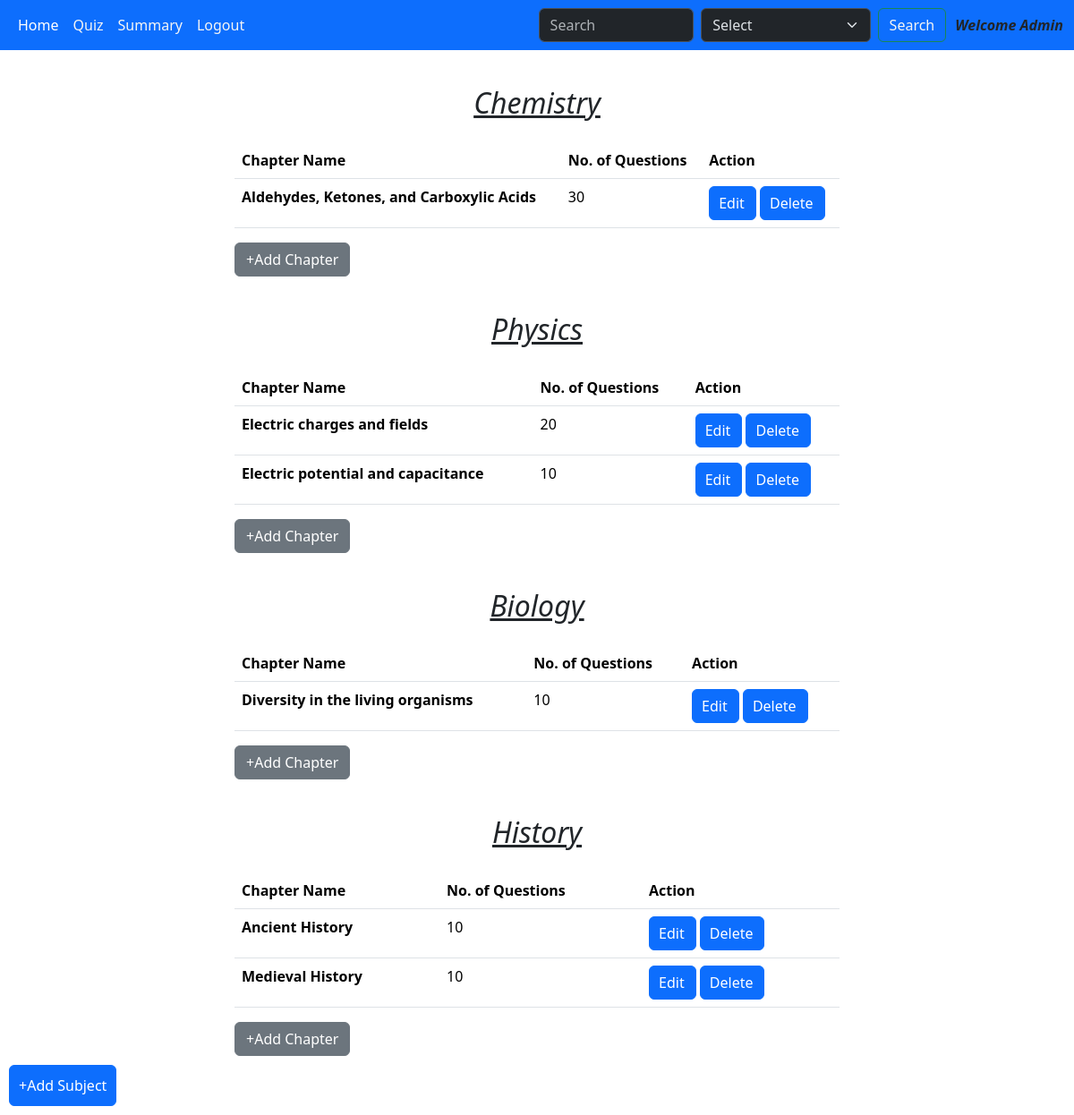
The page /admin on the database its author committed.
### models.py (models this page shows)
class Subject(db.Model):
    id = db.Column(db.Integer, primary_key = True)
    name = db.Column(db.String(120), nullable = False, unique = True)
    description = db.Column(db.String(120))
    chapters = db.relationship('Chapter', backref='subject')

class Chapter(db.Model):
    id = db.Column(db.Integer, primary_key = True)
    name = db.Column(db.String(120), nullable = False, unique = True)
    description = db.Column(db.String(120))
    sub_id = db.Column(db.Integer, db.ForeignKey('subject.id'), nullable = False)
    quizzes = db.Relationship('Quiz', backref = 'chapter')
    chapt_questions = db.Relationship('Questions', backref = 'chapter')

### app.py (the view)
@app.route('/admin', methods = ['GET', 'POST'])
def admin():
    sub_obj_list = Subject.query.all()
    return render_template('admin_dashboard.html', sub_obj_list = sub_obj_list)

### templates/admin_dashboard.html (shortened to what this page needs)
<!DOCTYPE html>
<html lang="en">
<head>
    <link rel="stylesheet" href="/static/style.css">
    <link href="https://cdn.jsdelivr.net/npm/bootstrap@5.3.3/dist/css/bootstrap.min.css"
    rel="stylesheet"
>
</head>
<body>
    <nav class="navbar navbar-expand-lg bg-primary" data-bs-theme="dark" >
        <div class="container-fluid">
          <div class="collapse navbar-collapse" id="navbarSupportedContent">
            <ul class="navbar-nav me-auto mb-2 mb-lg-0">
              <li class="nav-item">
                <a class="nav-link active" aria-current="page" href="/admin">Home</a>
              </li>
              <li class="nav-item">
                <a class="nav-link" href="/quiz_management" style="color:whitesmoke">Quiz</a>
              </li>
              <li class="nav-item dropdown">
                <a class="nav-link" href="/summary_admin" style="color:whitesmoke">
                  Summary
                </a>
              </li>
              <li class="nav-item">
                <a class="nav-link" style="color:whitesmoke" href="/logout">Logout</a>
              </li>
            </ul>
            <form class="d-flex" role="search" action="/search_admin">
              <input class="form-control me-2" type="search" placeholder="Search" aria-label="Search" name="search">
              <select class="form-select me-2" aria-label="Default select example" name="key">
                <option selected>Select</option>
              </select>
              <button class="btn btn-outline-success" type="submit" style="color:whitesmoke">Search</button>
            </form>
            <span style="text-align:center; margin-left:10px; font-style:italic; font-weight: 700;">Welcome Admin</span>
          </div>
        </div>
    </nav>
      {% if sub_obj_list|length > 0 %}
      {% for subject in sub_obj_list %}
      <div class="upcoming_quizes" style="width:700px">
        <div id="up_quizzes" style="text-align:center; margin-top:8px; font-style:oblique">
          <h2 style="margin:25px; text-decoration:underline;" >{{ subject.name }}</h2>
        </div>
        <div class="container-fluid" style="margin-top:5px;">
          <table class="table caption-top">
              <thead>
                <tr>
                  <th scope="col">Chapter Name</th>
                  <th scope="col">No. of Questions</th>
                  <th scope="col">Action</th>
                </tr>
              </thead>
              <tbody>
                {% for chapt in subject.chapters %}
                <tr>
                  <th scope="row">{{ chapt.name }}</th>
                  <td>{{ chapt.chapt_questions|length }}</td>
                  <td><a href="/edit_chapter/{{ chapt.id }}" class="btn btn-primary" style="padding-left:10px">Edit</a>
                    <a href="/delete_chapter/{{ chapt.id }}" class="btn btn-primary" style="padding-left:10px">Delete</a></td>
                </tr>
                {% endfor %}
              </tbody>
          </table>
          <div class="footer">
            <a href="/chapter/{{ subject.id }}" class="btn btn-secondary">+Add Chapter</a>
          </div>
        </div>
      </div>
      {% endfor %}
      <a href="/subject" class="btn btn-primary" style="padding:10px; margin:10px;">+Add Subject</a>
      {% else %}
      <div class="footer">
        <p>No subject is present</p>
        <a href="/subject" class="btn btn-primary">+Add Subject</a>
      </div>
      {% endif %}
</body>
</html>

### static/style.css (style rules this page uses)
* { margin:0px; }
.upcoming_quizes { margin:auto; margin-top: 40px; width:600px; border:none; border-radius: 10px; }

### rows shown on the page
Subject: name "Chemistry"
Chapter: name "Aldehydes, Ketones, and Carboxylic Acids", chapt_questions|length "30"
Subject: name "Physics"
Chapter: name "Electric charges and fields", chapt_questions|length "20"
Chapter: name "Electric potential and capacitance", chapt_questions|length "10"
Subject: name "Biology"
Chapter: name "Diversity in the living organisms", chapt_questions|length "10"
Subject: name "History"
Chapter: name "Ancient History", chapt_questions|length "10"
Chapter: name "Medieval History", chapt_questions|length "10"
